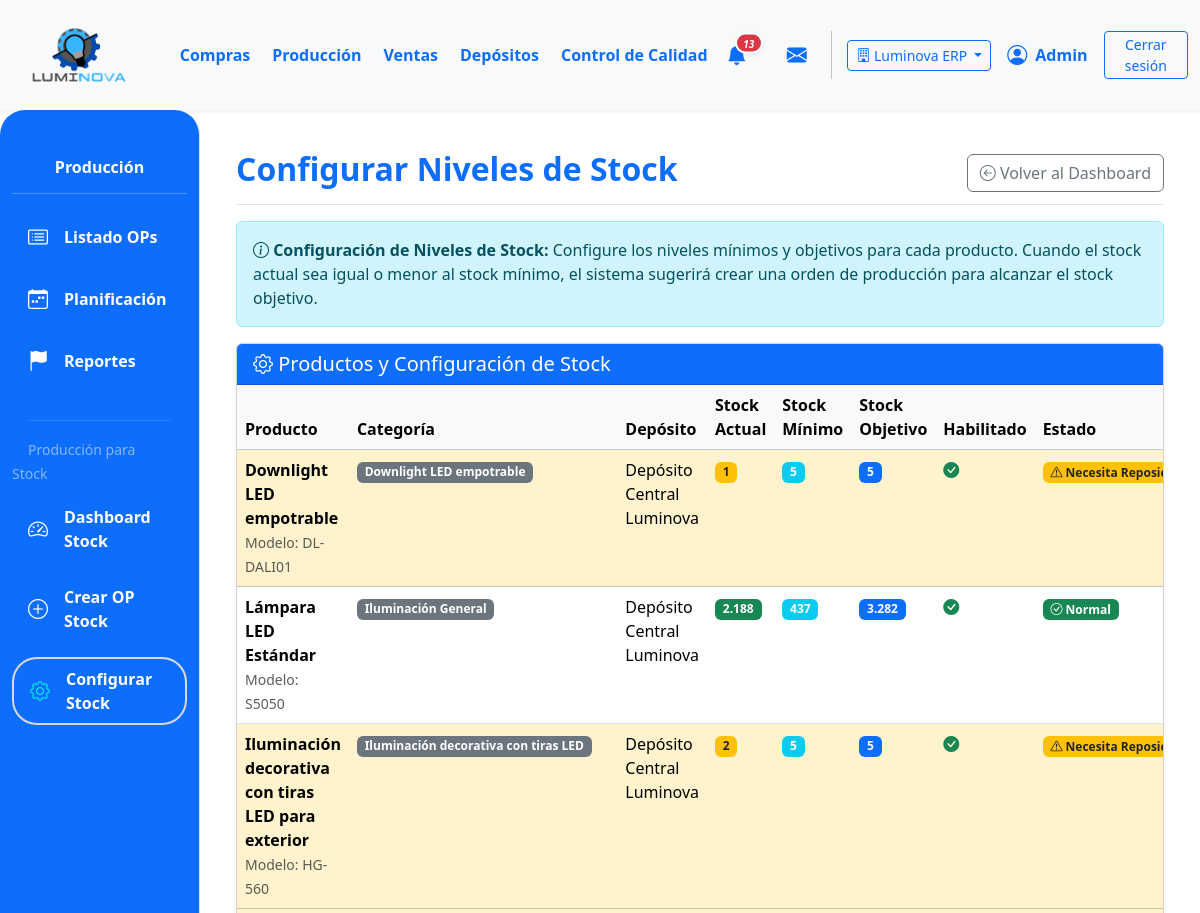
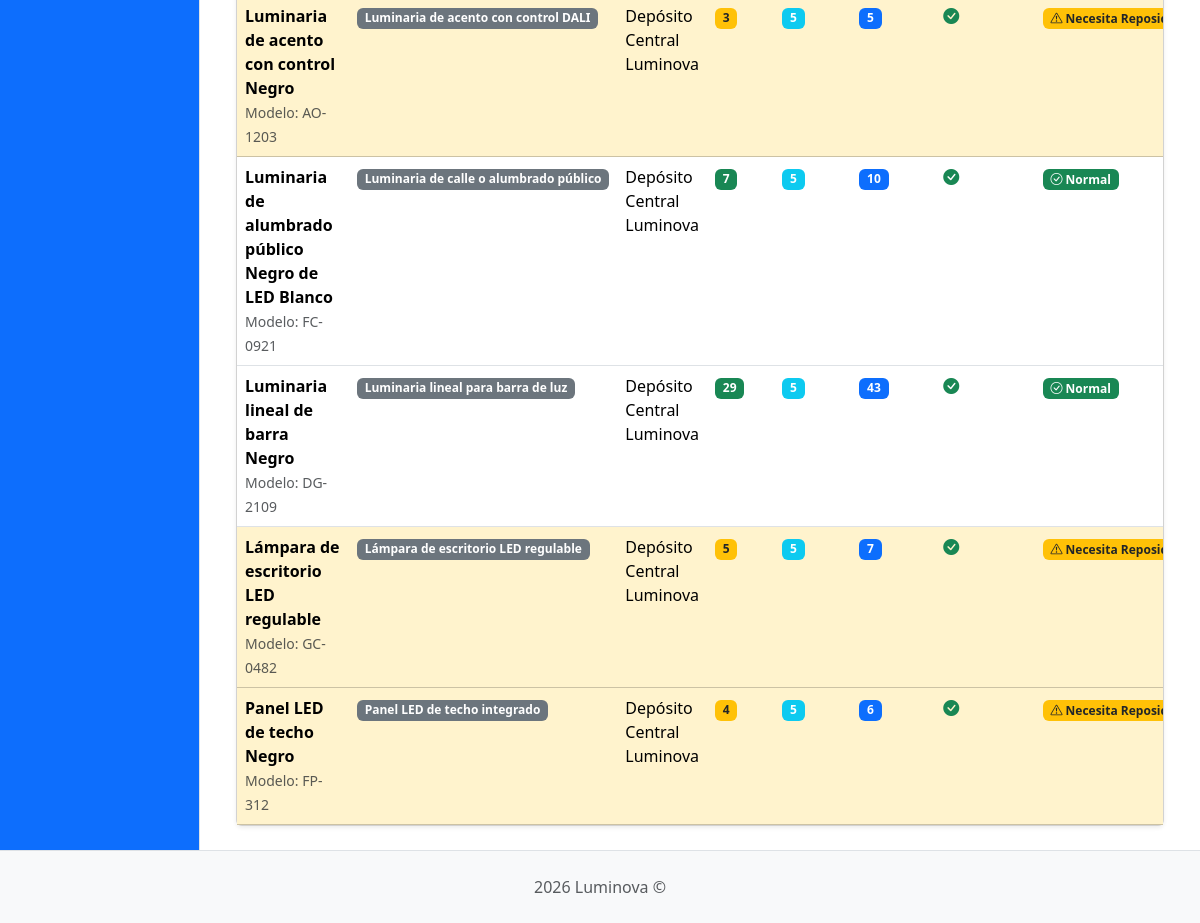
Screenshot of /produccion/produccion/stock/configurar/ (signed in) with the database file from the repository (2 pictures, top to bottom).
### App_LUMINOVA/models.py (models this page shows, shortened)
class Empresa(models.Model):
    nombre = models.CharField(max_length=150, unique=True)
    razon_social = models.CharField(max_length=255, blank=True)
    cuit = models.CharField(max_length=20, blank=True)
    direccion = models.CharField(max_length=255, blank=True)
    telefono = models.CharField(max_length=50, blank=True)
    email = models.EmailField(blank=True)
    fecha_creacion = models.DateTimeField(auto_now_add=True)
    activa = models.BooleanField(default=True)
    class Meta:
        verbose_name = "Empresa"
        verbose_name_plural = "Empresas"

class EmpresaScopedModel(models.Model):
    empresa = models.ForeignKey(
        'Empresa',
        on_delete=models.PROTECT,
        related_name="%(app_label)s_%(class)s",
        null=True,
        blank=True,
    )
    EMPRESA_FALLBACK_FIELDS = ()
    class Meta:
        abstract = True

class ProductoTerminado(EmpresaScopedModel):
    EMPRESA_FALLBACK_FIELDS = ("deposito", "categoria")
    descripcion = models.CharField(max_length=255)  # Aumentado max_length
    categoria = models.ForeignKey(
        CategoriaProductoTerminado,
        on_delete=models.PROTECT,
        related_name="productos_terminados",
    )
    precio_unitario = models.DecimalField(max_digits=10, decimal_places=2, default=0.00)
    stock_minimo = models.IntegerField(
        default=0,
        verbose_name="Stock Mínimo",
        help_text="Nivel mínimo de stock que debe mantenerse (punto de reorden)"
    )
    stock_objetivo = models.IntegerField(
        default=0,
        verbose_name="Stock Objetivo",
        help_text="Nivel deseado de stock después de reabastecer"
    )
    produccion_habilitada = models.BooleanField(
        default=True,
        verbose_name="Habilitado para Producción",
        help_text="Indica si este producto puede ser producido para stock"
    )
    modelo = models.CharField(max_length=50, blank=True, null=True)
    potencia = models.IntegerField(blank=True, null=True)
    acabado = models.CharField(max_length=50, blank=True, null=True)
    color_luz = models.CharField(max_length=50, blank=True, null=True)
    material = models.CharField(max_length=50, blank=True, null=True)
    imagen = models.ImageField(null=True, blank=True, upload_to="productos_terminados/")
    deposito = models.ForeignKey(
        "Deposito",
        on_delete=models.PROTECT,
        related_name="productos_terminados",
        null=True,
        blank=True,
        help_text="Depósito al que pertenece este producto terminado",
    )
    class Meta:
        verbose_name = "Producto Terminado"
        verbose_name_plural = "Productos Terminados"
        ordering = ['descripcion']
        indexes = [
            models.Index(fields=['empresa', 'deposito']),
            models.Index(fields=['empresa', 'categoria']),
            models.Index(fields=['deposito', 'categoria']),
        ]
    @property
    def stock(self) -> int:
        result = StockProductoTerminado.objects.filter(
            producto=self
        ).aggregate(total=Sum('cantidad'))['total']
        return result if result is not None else 0
    @property
    def necesita_reposicion(self):
        return self.stock <= self.stock_minimo

class CategoriaProductoTerminado(EmpresaScopedModel):
    EMPRESA_FALLBACK_FIELDS = ("deposito",)
    nombre = models.CharField(
        max_length=100, verbose_name="Nombre Categoría PT"
    )  # Aumentado max_length
    imagen = models.ImageField(upload_to="categorias_productos/", null=True, blank=True)
    deposito = models.ForeignKey(
        "Deposito",
        on_delete=models.CASCADE,
        related_name="categorias_producto_terminado",
        null=True,
        blank=True,
    )
    class Meta:
        verbose_name = "Categoría de Producto Terminado"
        verbose_name_plural = "Categorías de Productos Terminados"
        unique_together = ("nombre", "deposito")

class Deposito(models.Model):
    nombre = models.CharField(max_length=100)
    empresa = models.ForeignKey(Empresa, on_delete=models.CASCADE, related_name="depositos")
    ubicacion = models.CharField(max_length=255, blank=True)
    descripcion = models.TextField(blank=True)
    class Meta:
        unique_together = ("nombre", "empresa")

### App_LUMINOVA/views_producción.py (the view, shortened to what this page needs)
@login_required
def configurar_stock_productos_view(request):
    from .forms import ConfiguracionStockForm
    if not es_admin_o_rol(request.user, ["produccion", "administrador"]):
        messages.error(request, "No tienes permisos para configurar niveles de stock.")
        return redirect("App_LUMINOVA:dashboard")
    deposito_id = request.session.get("deposito_seleccionado")
    productos_queryset = filter_productos_por_empresa(request)
    if deposito_id and deposito_id != "-1":
        from .models import Deposito
        try:
            deposito = Deposito.objects.get(id=deposito_id)
            productos_queryset = productos_queryset.filter(deposito=deposito)
        except Deposito.DoesNotExist:
            pass
    productos = productos_queryset.select_related('categoria', 'deposito').order_by('categoria__nombre', 'descripcion')
    context = {
        'productos': productos,
        'titulo_seccion': 'Configurar Niveles de Stock',
    }
    return render(request, 'produccion/configurar_stock.html', context)

### App_LUMINOVA/templates/produccion/configurar_stock.html (shortened to what this page needs)
{% extends 'padre.html' %}
{% load static %}
{% load humanize %}
{% block sidebar_content %}
    {% include 'produccion/produccion_sidebar.html' %}
{% endblock %}
{% block content %}
<div class="container-fluid">
    <div class="d-flex justify-content-between flex-wrap flex-md-nowrap align-items-center pt-3 pb-2 mb-3 border-bottom">
        <h1 class="h2 fw-bold text-primary">{{ titulo_seccion|default:"Configurar Niveles de Stock" }}</h1>
        <div class="btn-toolbar mb-2 mb-md-0">
            <a href="{% url 'App_LUMINOVA:produccion_stock_dashboard' %}" class="btn btn-outline-secondary">
                <i class="bi bi-arrow-left-circle"></i> Volver al Dashboard
            </a>
        </div>
    </div>
<div class="alert alert-info" role="alert">
    <i class="bi bi-info-circle"></i>
    <strong>Configuración de Niveles de Stock:</strong>
    Configure los niveles mínimos y objetivos para cada producto. Cuando el stock actual sea igual o menor al stock mínimo,
    el sistema sugerirá crear una orden de producción para alcanzar el stock objetivo.
</div>
<div class="card shadow-sm">
    <div class="card-header bg-primary text-white">
        <h5 class="mb-0">
            <i class="bi bi-gear"></i> Productos y Configuración de Stock
        </h5>
    </div>
    <div class="card-body p-0">
        <div class="table-responsive">
            <table class="table table-hover mb-0">
                <thead class="table-light">
                    <tr>
                        <th>Producto</th>
                        <th>Categoría</th>
                        <th>Depósito</th>
                        <th>Stock Actual</th>
                        <th>Stock Mínimo</th>
                        <th>Stock Objetivo</th>
                        <th>Habilitado</th>
                        <th>Estado</th>
                    </tr>
                </thead>
                <tbody>
                    {% for producto in productos %}
                    <tr class="{% if producto.necesita_reposicion %}table-warning{% endif %}">
                        <td>
                            <strong>{{ producto.descripcion|truncatechars:50 }}</strong>
                            {% if producto.modelo %}
                                <br><small class="text-muted">Modelo: {{ producto.modelo }}</small>
                            {% endif %}
                        </td>
                        <td>
                            <span class="badge bg-secondary">{{ producto.categoria.nombre }}</span>
                        </td>
                        <td>
                            {% if producto.deposito %}
                                {{ producto.deposito.nombre }}
                            {% else %}
                                <span class="text-muted">Sin asignar</span>
                            {% endif %}
                        </td>
                        <td>
                            <span class="badge {% if producto.stock == 0 %}bg-danger{% elif producto.necesita_reposicion %}bg-warning text-dark{% else %}bg-success{% endif %}">
                                {{ producto.stock|intcomma }}
                            </span>
                        </td>
                        <td>
                            <span class="badge bg-info">{{ producto.stock_minimo|intcomma }}</span>
                        </td>
                        <td>
                            <span class="badge bg-primary">{{ producto.stock_objetivo|intcomma }}</span>
                        </td>
                        <td>
                            {% if producto.produccion_habilitada %}
                                <i class="bi bi-check-circle-fill text-success" title="Habilitado para producción"></i>
                            {% else %}
                                <i class="bi bi-x-circle-fill text-danger" title="No habilitado para producción"></i>
                            {% endif %}
                        </td>
                        <td>
                            {% if producto.necesita_reposicion %}
                                <span class="badge bg-warning text-dark">
                                    <i class="bi bi-exclamation-triangle"></i> Necesita Reposición
                                </span>
                            {% elif producto.stock > producto.stock_objetivo %}
                                <span class="badge bg-info">
                                    <i class="bi bi-arrow-up"></i> Sobre Stock
                                </span>
                            {% else %}
                                <span class="badge bg-success">
                                    <i class="bi bi-check-circle"></i> Normal
                                </span>
                            {% endif %}
                        </td>
                    </tr>
                    {% empty %}
                    <tr>
                        <td colspan="9" class="text-center text-muted py-4">
                            No hay productos disponibles para configurar.
                        </td>
                    </tr>
                    {% endfor %}
                </tbody>
            </table>
        </div>
    </div>
</div>
{% endblock %}

### App_LUMINOVA/templates/shared/header.html (shortened to what this page needs)
{% load static %}
<header>
    <nav class="navbar navbar-expand-lg navbar-light bg-light shadow-sm p-0">
        <div class="container-fluid d-flex align-items-center">
            <div class="col-md-3 col-lg-1">
                <a class="navbar-brand d-flex align-items-center ms-3" href="{% url 'App_LUMINOVA:dashboard' %}">
                    <img src="{% static 'img/logo.png' %}" alt="Luminova Logo" height="100" width="100" class="d-inline-block align-text-top me-2">
                </a>
            </div>
            <div class="collapse navbar-collapse" id="navbarContent" style="padding-left: 5%;">
                <ul class="navbar-nav mb-2 mb-lg-0 d-flex justify-content-around w-100">
                    <li class="nav-item"><a class="nav-link text-primary fw-bold" href="{% url 'App_LUMINOVA:compras_lista_oc' %} ">Compras</a></li>
                    <li class="nav-item"><a class="nav-link text-primary fw-bold" href="{% url 'App_LUMINOVA:produccion_principal' %}">Producción</a></li>
                    <li class="nav-item"><a class="nav-link text-primary fw-bold" href="{% url 'App_LUMINOVA:ventas_lista_ov' %}">Ventas</a></li>
                    <li class="nav-item"><a class="nav-link text-primary fw-bold" href="{% url 'App_LUMINOVA:seleccionar_deposito' %}">Depósitos</a></li>
                    <li class="nav-item"><a class="nav-link text-primary fw-bold" href="{% url 'App_LUMINOVA:control_calidad_view' %}">Control de Calidad</a></li>
                </ul>
                <div class="navbar-nav ms-auto d-flex flex-row align-items-center">
                    {% if user.is_authenticated %}
                        <div class="nav-item dropdown me-3">
                            <a class="nav-link px-2 position-relative d-flex align-items-center" href="#" role="button" data-bs-toggle="dropdown" aria-expanded="false" title="Notificaciones">
                                <i class="bi bi-bell-fill fs-5 text-primary">
                                    {% if total_notificaciones > 0 %}
                                    <span class="position-absolute translate-middle badge rounded-pill bg-danger shadow-sm" style="font-size: 0.5em; min-width:18px; border:2px solid #fff; margin-top: 3px; margin-left: 2px; display: inline-block; text-align: center;">{{ total_notificaciones }}</span>
                                    {% endif %}
                                </i>
                            </a>
                        </div>
                        <div class="nav-item dropdown ms-2" id="dropdown-mensajes">
                            <a class="nav-link px-2 position-relative d-flex align-items-center" href="#" id="mensajesDropdown" role="button" data-bs-toggle="dropdown" aria-expanded="false" title="Mensajes">
                                <i class="bi bi-envelope-fill fs-5 text-primary"></i>
                            </a>
                        </div>
                        <div class="nav-item d-flex align-items-center">
                            {% if empresas_disponibles|length > 1 %}
                            <div class="dropdown me-3">
                                <button class="btn btn-sm btn-outline-primary dropdown-toggle" type="button" id="empresaDropdown" data-bs-toggle="dropdown" aria-expanded="false" title="Cambiar empresa">
                                    <i class="bi bi-building"></i>
                                    <span class="d-none d-lg-inline">{{ empresa_actual.nombre|truncatechars:20 }}</span>
                                </button>
                            </div>
                            {% endif %}
                             <i class="bi bi-person-circle fs-5 text-primary"></i>
                             <span class="ms-2 fw-bold text-primary">{{ user.first_name|default:user.username|capfirst }}</span>
                        </div>
                        <div class="nav-item ms-3">
                            <a class="btn btn-outline-primary btn-sm btn-CS" href="#" id="logout-btn">Cerrar sesión</a>
                        </div>
                    {% endif %}
                </div>
            </div>
        </div>
    </nav>
</header>

### rows the page displays
Empresa: nombre "Luminova ERP"
ProductoTerminado: descripcion "Downlight LED empotrable", modelo "DL-DALI01", categoria.nombre "Downlight LED empotrable", deposito.nombre "Depósito Central Luminova", stock "1", stock_minimo "5", stock_objetivo "5", produccion_habilitada True (drawn), shows "Necesita…"
ProductoTerminado: descripcion "Lámpara LED Estándar", modelo "S5050", categoria.nombre "Iluminación General", deposito.nombre "Depósito Central Luminova", stock "2.188", stock_minimo "437", stock_objetivo "3.282", produccion_habilitada True (drawn), shows "Normal"
ProductoTerminado: descripcion "Iluminación decorativa con tiras LED para exterior", modelo "HG-560", categoria.nombre "Iluminación decorativa con tiras LED", deposito.nombre "Depósito Central Luminova", stock "2", stock_minimo "5", stock_objetivo "5", produccion_habilitada True (drawn), shows "Necesita…"
ProductoTerminado: descripcion "Luminaria de acento con control Negro", modelo "AO-1203", categoria.nombre "Luminaria de acento con control DALI", deposito.nombre "Depósito Central Luminova", stock "3", stock_minimo "5", stock_objetivo "5", produccion_habilitada True (drawn), shows "Necesita…"
ProductoTerminado: descripcion "Luminaria de alumbrado público Negro de LED Blanco", modelo "FC-0921", categoria.nombre "Luminaria de calle o alumbrado público", deposito.nombre "Depósito Central Luminova", stock "7", stock_minimo "5", stock_objetivo "10", produccion_habilitada True (drawn), shows "Normal"
ProductoTerminado: descripcion "Luminaria lineal de barra Negro", modelo "DG-2109", categoria.nombre "Luminaria lineal para barra de luz", deposito.nombre "Depósito Central Luminova", stock "29", stock_minimo "5", stock_objetivo "43", produccion_habilitada True (drawn), shows "Normal"
ProductoTerminado: descripcion "Lámpara de escritorio LED regulable", modelo "GC-0482", categoria.nombre "Lámpara de escritorio LED regulable", deposito.nombre "Depósito Central Luminova", stock "5", stock_minimo "5", stock_objetivo "7", produccion_habilitada True (drawn), shows "Necesita…"
ProductoTerminado: descripcion "Panel LED de techo Negro", modelo "FP-312", categoria.nombre "Panel LED de techo integrado", deposito.nombre "Depósito Central Luminova", stock "4", stock_minimo "5", stock_objetivo "6", produccion_habilitada True (drawn), shows "Necesita…"

### other values shown
{{ total_notificaciones }} "13"
{{ user.first_name|default:user.username|capfirst }} "Admin"
{{ titulo_seccion|default:"Configurar Niveles de Stock" }} "Configurar Niveles de Stock"
